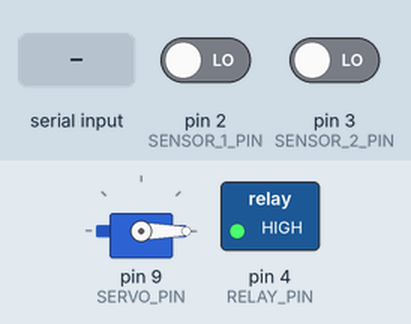
The sketch below on a simulated Arduino Uno, built with avr-gcc and run on an emulated ATmega328P. Shown: servo, switched loads named in the sketch (green lamp = pin HIGH). Inputs (shaded band) come from the test bench; at power-on: pin 2 (SENSOR_1_PIN) LOW, pin 3 (SENSOR_2_PIN) LOW. What the sketch prints to the serial monitor is not drawn.

Above: at 1.5 s.
1.6 s: "S" received over Serial
At 2.4 s:
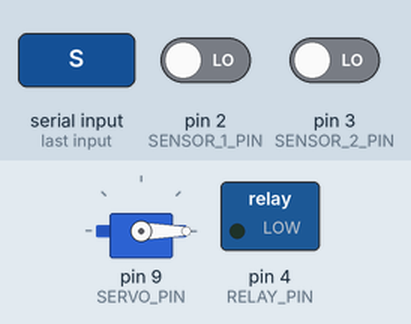
3.1 s: "P" received over Serial
At 3.6 s:
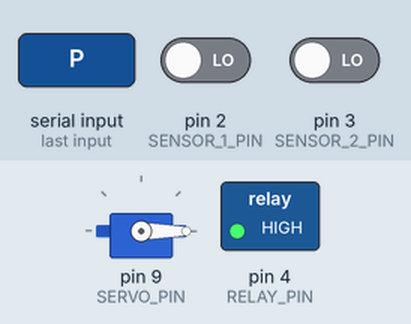
Timing chart, 0 to 6.1 s (numbered marks = the images above; inputs shaded):
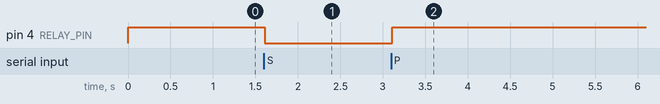

The sketch:

sorting_control.ino
```cpp
/*
 * Coca-Cola Sorting System - Arduino Controller (DUAL SENSOR MODE)
 * Hardware: Arduino Uno
 * Components:
 *   - IR Sensor 1 (Pin 2): Detects bottle at start → triggers AI
 *   - IR Sensor 2 (Pin 3): Detects bottle near servo → triggers kick if NG
 *   - Relay Module (Pin 4): Conveyor control
 *   - Servo Motor MG996R (Pin 9): Linear actuator for rejection
 *
 * WORKFLOW (Dual Sensor - No TRAVEL_TIME needed):
 * 1. Conveyor ALWAYS runs (Relay = LOW)
 * 2. Sensor 1 detects bottle → Send 'D' to Pi → Add to queue as "pending"
 * 3. Pi responds with 'O' (OK) or 'N' (NG) → Mark bottle in queue
 * 4. Sensor 2 detects bottle → Check queue:
 *    - If NG pending → Kick immediately
 *    - If OK → Let pass
 *
 * ADVANTAGE: No need to calibrate TRAVEL_TIME, works with any conveyor speed
 */

#include <Servo.h>

// ============================================================================
// CONFIGURATION (Adjust these values for your physical setup)
// ============================================================================

// Pin Definitions
const int SENSOR_1_PIN = 2;     // IR Sensor 1 (Start position - triggers AI)
const int SENSOR_2_PIN = 3;     // IR Sensor 2 (Near servo - triggers kick)
const int RELAY_PIN = 4;        // Relay Control (LOW = Run, HIGH = Stop)
const int SERVO_PIN = 9;        // Servo Motor MG996R for rejection

// Servo Configuration (MG996R optimized)
const int SERVO_IDLE = 0;         // Idle position (rack retracted, no blocking)
const int SERVO_KICK = 90;        // Kick position (rack extended, blocking conveyor)
                                  // MG996R: 0-180°, adjust based on rack travel distance
const int SERVO_KICK_DURATION = 2000;  // How long servo stays extended (ms)
                                       // Keeps rack blocking for 2 seconds so bottle falls by inertia

// Circular Buffer Configuration
const int BUFFER_SIZE = 20;       // Max bottles that can be tracked simultaneously
                                  // Allows multiple bottles in processing zone

// Sensor Debouncing
const int DEBOUNCE_DELAY = 300;   // Minimum time between detections (ms)
                                  // Prevents double-counting same bottle

// ============================================================================
// GLOBAL VARIABLES
// ============================================================================

Servo rejectServo;

// Queue for pending rejections (true = NG pending, false = OK or empty)
bool pendingRejections[BUFFER_SIZE];
int queueHead = 0;  // Index to read from (oldest bottle at Sensor 2)
int queueTail = 0;  // Index to write to (newest bottle at Sensor 1)
int queueCount = 0; // Number of items in queue
int decisionIndex = 0; // Index of next bottle waiting for Pi's decision

// Sensor 1 State (Start position)
bool lastSensor1State = HIGH;
unsigned long lastSensor1Time = 0;

// Sensor 2 State (Near servo)
bool lastSensor2State = HIGH;
unsigned long lastSensor2Time = 0;

// Statistics
unsigned long totalDetections = 0;
unsigned long totalRejections = 0;
unsigned long totalPassed = 0;

// System State
bool conveyorRunning = false;  // Conveyor state (controlled by Pi)

// ============================================================================
// SETUP
// ============================================================================

void setup() {
  // Initialize Serial Communication
  Serial.begin(9600);

  // Configure Pins
  pinMode(SENSOR_1_PIN, INPUT);
  pinMode(SENSOR_2_PIN, INPUT);
  pinMode(RELAY_PIN, OUTPUT);

  // Initialize Servo MG996R
  rejectServo.attach(SERVO_PIN);
  rejectServo.write(SERVO_IDLE);

  // Conveyor starts STOPPED (wait for 'S' command from Pi)
  digitalWrite(RELAY_PIN, HIGH);  // HIGH = Stop
  conveyorRunning = false;

  // Initialize queue (all false = no pending rejections)
  for (int i = 0; i < BUFFER_SIZE; i++) {
    pendingRejections[i] = false;
  }
  decisionIndex = 0;

  // Startup Message
  Serial.println("========================================");
  Serial.println("Coca-Cola Sorting System - DUAL SENSOR MODE");
  Serial.println("========================================");
  Serial.println("Servo: MG996R Linear Actuator");
  Serial.println("Sensor 1 (Pin 2): Start position - triggers AI");
  Serial.println("Sensor 2 (Pin 3): Near servo - triggers kick");
  Serial.print("Servo Kick Angle: ");
  Serial.println(SERVO_KICK);
  Serial.print("Kick Duration: ");
  Serial.print(SERVO_KICK_DURATION);
  Serial.println(" ms");
  Serial.print("Buffer Size: ");
  Serial.println(BUFFER_SIZE);
  Serial.println("Conveyor: STOPPED (waiting for START command)");
  Serial.println("Ready. Send 'S' to start, 'P' to pause.");
  Serial.println();
}

// ============================================================================
// MAIN LOOP
// ============================================================================

void loop() {
  // 1. Check Sensor 1 (Start position) for bottle detection
  checkSensor1();

  // 2. Check Sensor 2 (Near servo) for kick trigger
  checkSensor2();

  // 3. Check Serial for Pi's decision ('O' or 'N')
  checkSerial();

  // Small delay to prevent CPU overload
  delay(10);
}

// ============================================================================
// SENSOR 1 DETECTION (Start Position - Triggers AI)
// ============================================================================

void checkSensor1() {
  // Only check sensor if conveyor is running
  if (!conveyorRunning) {
    return;
  }

  bool currentState = digitalRead(SENSOR_1_PIN);
  unsigned long currentTime = millis();

  // Detect falling edge (HIGH -> LOW) with debouncing
  if (lastSensor1State == HIGH && currentState == LOW) {
    if (currentTime - lastSensor1Time > DEBOUNCE_DELAY) {
      handleBottleDetection(currentTime);
      lastSensor1Time = currentTime;
    }
  }

  lastSensor1State = currentState;
}

void handleBottleDetection(unsigned long detectionTime) {
  totalDetections++;

  // Add new entry to queue (initially OK, will be updated when Pi responds)
  if (queueCount < BUFFER_SIZE) {
    pendingRejections[queueTail] = false;  // Default: OK (no rejection)
    queueTail = (queueTail + 1) % BUFFER_SIZE;
    queueCount++;

    Serial.print("[Sensor 1] Bottle detected → AI triggered | Queue: ");
    Serial.println(queueCount);
  } else {
    Serial.println("[ERROR] Queue full! Cannot track bottle.");
  }

  // Send detection signal to Raspberry Pi
  Serial.print('D');
  Serial.print(',');
  Serial.println(detectionTime);

  // Debug output
  if (totalDetections % 10 == 0) {
    printStatistics();
  }
}

// ============================================================================
// SENSOR 2 DETECTION (Near Servo - Triggers Kick)
// ============================================================================

void checkSensor2() {
  // Only check sensor if conveyor is running
  if (!conveyorRunning) {
    return;
  }

  bool currentState = digitalRead(SENSOR_2_PIN);
  unsigned long currentTime = millis();

  // Detect falling edge (HIGH -> LOW) with debouncing
  if (lastSensor2State == HIGH && currentState == LOW) {
    if (currentTime - lastSensor2Time > DEBOUNCE_DELAY) {
      handleServoSensorDetection();
      lastSensor2Time = currentTime;
    }
  }

  lastSensor2State = currentState;
}

void handleServoSensorDetection() {
  // Check if there's a pending rejection at the head of queue
  if (queueCount > 0) {
    Serial.print("[Sensor 2] Bottle at index ");
    Serial.print(queueHead);
    Serial.print(" detected → ");

    if (pendingRejections[queueHead]) {
      // There's a NG bottle waiting → Kick it now!
      Serial.println("NG → KICKING!");
      executeKick();
    } else {
      // OK bottle → Let it pass
      totalPassed++;
      Serial.println("OK → PASSING");
    }

    // Remove from queue
    pendingRejections[queueHead] = false;
    queueHead = (queueHead + 1) % BUFFER_SIZE;
    queueCount--;
  } else {
    // Queue empty but sensor 2 triggered (shouldn't happen normally)
    Serial.println("[WARNING] Sensor 2 triggered but queue empty");
  }
}

// ============================================================================
// SERIAL COMMUNICATION (Receive Pi's Decision)
// ============================================================================

void checkSerial() {
  if (Serial.available() > 0) {
    char command = Serial.read();

    if (command == 'S') {
      // START command - start conveyor
      startConveyor();
    }
    else if (command == 'P') {
      // PAUSE/STOP command - stop conveyor
      stopConveyor();
    }
    else if (command == 'O') {
      // OK product - bottle at decisionIndex stays false (OK)
      if (decisionIndex != queueTail) {
        Serial.print("[Pi Decision] OK → Bottle at index ");
        Serial.print(decisionIndex);
        Serial.println(" will pass");

        // Move to next bottle waiting for decision
        decisionIndex = (decisionIndex + 1) % BUFFER_SIZE;
      } else {
        Serial.println("[WARNING] Received OK but no bottle waiting for decision");
      }
    }
    else if (command == 'N') {
      // NG product - mark bottle at decisionIndex as pending rejection
      markAsRejection();
    }
  }
}

void markAsRejection() {
  // Mark the bottle at decisionIndex (next in line waiting for decision)
  if (decisionIndex != queueTail) {
    pendingRejections[decisionIndex] = true;
    totalRejections++;

    Serial.print("[Pi Decision] NG → Bottle at index ");
    Serial.print(decisionIndex);
    Serial.print(" marked for rejection | Queue: ");
    Serial.println(queueCount);

    // Move to next bottle waiting for decision
    decisionIndex = (decisionIndex + 1) % BUFFER_SIZE;
  } else {
    Serial.println("[WARNING] Received NG but no bottle waiting for decision");
  }
}

// ============================================================================
// CONVEYOR CONTROL
// ============================================================================

void startConveyor() {
  if (!conveyorRunning) {
    digitalWrite(RELAY_PIN, LOW);  // LOW = Run
    conveyorRunning = true;
    Serial.println("[Conveyor] STARTED - Belt running");
  } else {
    Serial.println("[Conveyor] Already running");
  }
}

void stopConveyor() {
  if (conveyorRunning) {
    digitalWrite(RELAY_PIN, HIGH);  // HIGH = Stop
    conveyorRunning = false;
    Serial.println("[Conveyor] STOPPED - Belt paused");
  } else {
    Serial.println("[Conveyor] Already stopped");
  }
}

// ============================================================================
// KICK EXECUTION
// ============================================================================

void executeKick() {
  // MG996R Linear Actuator: Extend rack to block bottle
  rejectServo.write(SERVO_KICK);
  delay(SERVO_KICK_DURATION);
  rejectServo.write(SERVO_IDLE);

  // Note: Using delay() here is acceptable because:
  // 1. Conveyor keeps running (relay stays LOW)
  // 2. Rack blocks bottle for SERVO_KICK_DURATION, bottle falls by inertia
  // 3. Other bottles wait in queue and will be processed when servo returns

  Serial.print("[Servo] Kick executed | Queue remaining: ");
  Serial.println(queueCount);
}

// ============================================================================
// STATISTICS & DEBUGGING
// ============================================================================

void printStatistics() {
  Serial.println("========== STATISTICS ==========");
  Serial.print("Total Detections (Sensor 1): ");
  Serial.println(totalDetections);
  Serial.print("Total Passed (OK):           ");
  Serial.println(totalPassed);
  Serial.print("Total Rejected (NG):         ");
  Serial.println(totalRejections);

  if (totalDetections > 0) {
    float passRate = 100.0 * totalPassed / totalDetections;
    float rejectRate = 100.0 * totalRejections / totalDetections;
    Serial.print("Pass Rate:                   ");
    Serial.print(passRate, 1);
    Serial.println("%");
    Serial.print("Reject Rate:                 ");
    Serial.print(rejectRate, 1);
    Serial.println("%");
  }

  Serial.print("Current Queue Size:          ");
  Serial.println(queueCount);
  Serial.println("================================");
}

// ============================================================================
// CALIBRATION HELPER (Call via Serial command 'C')
// ============================================================================

// Optional: Add calibration mode
// Send 'C' from Pi to enter calibration mode
// Arduino will print sensor state continuously for physical measurement
```

Measured:
- after the input at 1.6 s, pin 4 (RELAY_PIN): HIGH → LOW at once
- after the input at 3.1 s, pin 4 (RELAY_PIN): LOW → HIGH at once
